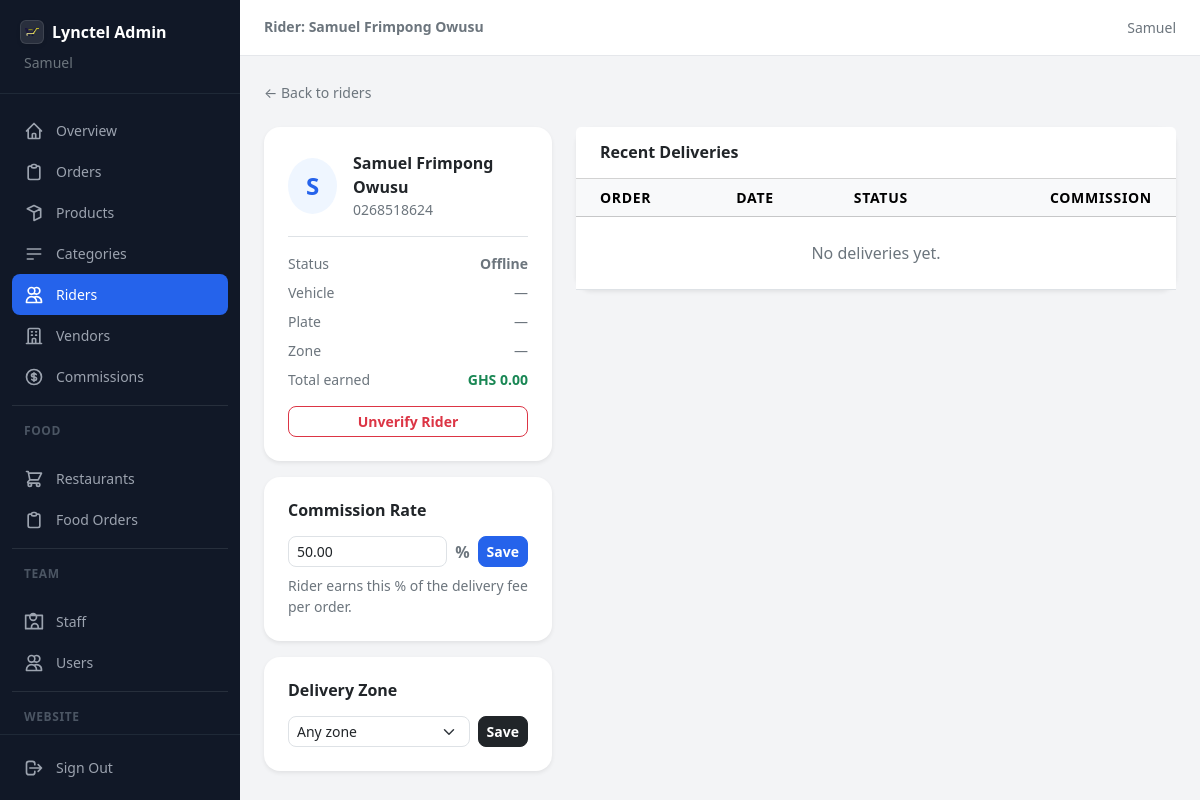
The page /dashboard/riders/1/ (signed in) on the database its author committed.
### ecommerce/models.py (models this page shows, shortened)
class User(AbstractUser):
    class Role(models.TextChoices):
        CUSTOMER = 'customer', _('Customer')
        ADMIN    = 'admin',    _('Admin')
        STAFF    = 'staff',    _('Staff')
        RIDER    = 'rider',    _('Rider')
        VENDOR   = 'vendor',   _('Vendor')
    uuid = models.UUIDField(
        default=uuid.uuid4,
        unique=True,
        editable=False,
        db_index=True,
    )
    role = models.CharField(
        max_length=20,
        choices=Role.choices,
        default=Role.CUSTOMER,
        db_index=True,
    )
    phone_validator = RegexValidator(
        regex=r'^(?:\+233\d{9}|233\d{9}|0\d{9})$',
        message=_(
            "Enter a valid Ghana phone number. "
            "Example: 0558040216 or +233558040216"
        ),
    )
    phone = models.CharField(
        max_length=15,
        unique=True,
        validators=[phone_validator],
        db_index=True,
        blank=True,
        null=True,
    )
    email = models.EmailField(
        unique=True,
        blank=True,
        null=True,
        default=None,
    )
    profile_pic = models.ImageField(
        upload_to='profiles/',
        blank=True,
        null=True,
    )
    address       = models.TextField(blank=True, null=True)
    city          = models.CharField(max_length=100, blank=True, null=True)
    region        = models.CharField(max_length=100, blank=True, null=True)
    country       = models.CharField(max_length=100, default='Ghana')
    date_of_birth = models.DateField(blank=True, null=True)
    bio           = models.TextField(blank=True, null=True)
    is_verified       = models.BooleanField(default=False)
    is_phone_verified = models.BooleanField(default=False)
    is_email_verified = models.BooleanField(default=False)
    created_at = models.DateTimeField(auto_now_add=True)
    updated_at = models.DateTimeField(auto_now=True)
    last_seen  = models.DateTimeField(blank=True, null=True)
    USERNAME_FIELD  = 'phone'
    REQUIRED_FIELDS = ['username']
    objects         = UserManager()
    class Meta:
        ordering = ['-created_at']
        indexes  = [
            models.Index(fields=['role']),
            models.Index(fields=['phone']),
            models.Index(fields=['created_at']),
        ]

### rider/models.py (models this page shows, shortened)
class RiderProfile(models.Model):
    class Status(models.TextChoices):
        AVAILABLE = 'available', 'Available'
        ON_DELIVERY = 'on_delivery', 'On Delivery'
        OFFLINE = 'offline', 'Offline'
    rider = models.OneToOneField(
        settings.AUTH_USER_MODEL,
        on_delete=models.CASCADE,
        related_name='rider_profile'
    )
    vehicle_type = models.CharField(max_length=50, blank=True)
    vehicle_plate = models.CharField(max_length=20, blank=True)
    id_card = models.ImageField(
        upload_to='riders/id_cards/',
        blank=True,
        null=True
    )
    zone = models.ForeignKey(
        'delivery.DeliveryZone',
        on_delete=models.SET_NULL,
        null=True,
        blank=True
    )
    status = models.CharField(
        max_length=15,
        choices=Status.choices,
        default=Status.OFFLINE
    )
    is_verified = models.BooleanField(default=False)
    commission_rate = models.DecimalField(
        max_digits=5,
        decimal_places=2,
        default=50.00,
        help_text="% of delivery fee rider gets"
    )
    current_lat = models.FloatField(null=True, blank=True)
    current_lng = models.FloatField(null=True, blank=True)
    joined_at = models.DateTimeField(auto_now_add=True)
    @property
    def total_earnings(self):
        return self.deliveries.filter(
            status='delivered'
        ).aggregate(
            total=Sum('rider_commission')
        )['total'] or 0

### dashboard/views.py (the view, shortened to what this page needs)
# urls.py: path('riders/<int:pk>/',                    views.rider_detail,           name='rider_detail'),
@admin_required
def rider_detail(request, pk):
    profile    = get_object_or_404(RiderProfile, pk=pk)
    deliveries = Delivery.objects.filter(rider=profile).select_related('order').order_by('-assigned_at')[:20]
    zones = DeliveryZone.objects.filter(is_active=True)
    return render(request, 'dashboard/riders/detail.html', {
        'profile':    profile,
        'deliveries': deliveries,
        'zones':      zones,
    })

### templates/dashboard/riders/detail.html (shortened to what this page needs)
{% extends "dashboard/base.html" %}
{% block page_title_lg %}Rider: {{ profile.rider.get_full_name }}{% endblock %}
{% block content %}
<a href="{% url 'dashboard:rider_list' %}" class="d-inline-flex align-items-center gap-1 small text-secondary link-brand mb-4">← Back to riders</a>
<div class="row g-4">
  <div class="col-lg-4 d-flex flex-column gap-3">
    <div class="card border-0 rounded-2xl shadow-sm">
      <div class="card-body p-4">
        <div class="d-flex align-items-center gap-3 mb-3">
          <div class="rounded-circle bg-brand-light d-flex align-items-center justify-content-center fs-4 fw-bold text-brand" style="width:3.5rem;height:3.5rem;">
            {{ profile.rider.first_name|first|upper }}
          </div>
          <div>
            <p class="fw-bold text-dark mb-0">{{ profile.rider.get_full_name }}</p>
            <p class="small text-secondary mb-0">{{ profile.rider.phone }}</p>
          </div>
        </div>
        <div class="d-flex flex-column gap-2 small text-secondary border-top pt-3">
          <div class="d-flex justify-content-between"><span class="text-secondary">Status</span>
            <span class="fw-semibold {% if profile.status == 'available' %}text-success{% else %}text-secondary{% endif %}">
              {{ profile.get_status_display }}
            </span>
          </div>
          <div class="d-flex justify-content-between"><span class="text-secondary">Vehicle</span><span>{{ profile.vehicle_type|default:"—" }}</span></div>
          <div class="d-flex justify-content-between"><span class="text-secondary">Plate</span><span>{{ profile.vehicle_plate|default:"—" }}</span></div>
          <div class="d-flex justify-content-between"><span class="text-secondary">Zone</span><span>{{ profile.zone.name|default:"—" }}</span></div>
          <div class="d-flex justify-content-between"><span class="text-secondary">Total earned</span>
            <span class="fw-bold text-success">GHS {{ profile.total_earnings|floatformat:2 }}</span>
          </div>
        </div>
        <form method="POST" class="mt-3">
          <button class="btn btn-sm w-100 fw-semibold rounded-3
                         {% if profile.is_verified %}btn-outline-danger{% else %}btn-outline-success{% endif %}">
            {% if profile.is_verified %}Unverify Rider{% else %}Verify Rider ✓{% endif %}
          </button>
        </form>
      </div>
    </div>
    <div class="card border-0 rounded-2xl shadow-sm">
      <div class="card-body p-4">
        <h2 class="fw-bold text-dark fs-6 mb-3">Commission Rate</h2>
        <form method="POST" class="d-flex gap-2">
          <input type="number" name="commission_rate" value="{{ profile.commission_rate }}"
                 min="0" max="100" step="0.5"
                 class="form-control form-control-sm rounded-3"/>
          <span class="d-flex align-items-center text-secondary fw-bold">%</span>
          <button class="btn btn-brand btn-sm fw-semibold rounded-3">
            Save
          </button>
        </form>
        <p class="small text-secondary mt-2 mb-0">Rider earns this % of the delivery fee per order.</p>
      </div>
    </div>
    <div class="card border-0 rounded-2xl shadow-sm">
      <div class="card-body p-4">
        <h2 class="fw-bold text-dark fs-6 mb-3">Delivery Zone</h2>
        <form method="POST" class="d-flex gap-2">
          <select name="zone_id" class="form-select form-select-sm rounded-3">
            <option value="">Any zone</option>
          </select>
          <button class="btn btn-dark btn-sm fw-semibold rounded-3">
            Save
          </button>
        </form>
      </div>
    </div>
  </div>
  <div class="col-lg-8">
    <div class="card border-0 rounded-2xl shadow-sm">
      <div class="card-header bg-white px-4 py-3">
        <h2 class="fw-bold text-dark fs-6 mb-0">Recent Deliveries</h2>
      </div>
      <div class="table-responsive">
        <table class="table table-hover table-sm mb-0 align-middle">
          <thead class="table-light">
            <tr class="small text-secondary text-uppercase tracking-wide">
              <th class="px-4 py-2">Order</th>
              <th class="px-4 py-2">Date</th>
              <th class="px-4 py-2">Status</th>
              <th class="px-4 py-2 text-end">Commission</th>
            </tr>
          </thead>
          <tbody>
            {% for delivery in deliveries %}
            <tr>
              <td class="px-4 py-2 fw-bold text-brand">{{ delivery.order.order_ref }}</td>
              <td class="px-4 py-2 text-secondary">{{ delivery.assigned_at|date:"M d, Y" }}</td>
              <td class="px-4 py-2">
                <span class="badge rounded-pill
                             {% if delivery.status == 'delivered' %}text-bg-success
                             {% elif delivery.status == 'en_route' %}text-bg-primary
                             {% else %}text-bg-secondary{% endif %}">
                  {{ delivery.get_status_display }}
                </span>
              </td>
              <td class="px-4 py-2 text-end fw-bold text-success">GHS {{ delivery.rider_commission }}</td>
            </tr>
            {% empty %}
            <tr><td colspan="4" class="px-4 py-4 text-center text-secondary">No deliveries yet.</td></tr>
            {% endfor %}
          </tbody>
        </table>
      </div>
    </div>
  </div>
</div>
{% endblock %}

### templates/dashboard/base.html (shortened to what this page needs)
<!DOCTYPE html>
<html lang="en">
<head>
  {% load static %}
  <link href="https://cdn.jsdelivr.net/npm/bootstrap@5.3.3/dist/css/bootstrap.min.css" rel="stylesheet"/>
  <link rel="stylesheet" href="{% static 'css/dashboard-admin.css' %}"/>
</head>
<body class="bg-body-tertiary">
<div class="dash-sidebar" id="sidebar">
  <div class="dash-sidebar-header">
    <a href="{% url 'dashboard:home' %}" class="d-flex align-items-center gap-2 text-decoration-none fw-bold fs-6">
      <img src="{% static 'logo.png' %}"
           alt="Lynctel Logo"
           class="icon-6 rounded object-fit-contain bg-white bg-opacity-10 border border-white border-opacity-10 p-1 shadow-sm">
      <span class="text-white">Lynctel Admin</span>
    </a>
    <p class="small text-secondary mt-2 mb-0 ps-1">{{ request.user.get_full_name }}</p>
  </div>
  <nav class="dash-sidebar-nav">
    {% with request.resolver_match.url_name as url_name %}
    <a href="{% url 'dashboard:home' %}"
       class="dash-nav-link {% if url_name == 'home' %}active{% endif %}">
      <svg class="icon-5" fill="none" stroke="currentColor" viewBox="0 0 24 24">
        <path stroke-linecap="round" stroke-linejoin="round" stroke-width="2"
              d="M3 12l2-2m0 0l7-7 7 7M5 10v10a1 1 0 001 1h3m10-11l2 2m-2-2v10a1 1 0 01-1 1h-3m-6 0a1 1 0 001-1v-4a1 1 0 011-1h2a1 1 0 011 1v4a1 1 0 001 1m-6 0h6"/>
      </svg>
      Overview
    </a>
    <a href="{% url 'dashboard:order_list' %}"
       class="dash-nav-link {% if 'order' in url_name and 'food' not in url_name %}active{% endif %}">
      <svg class="icon-5" fill="none" stroke="currentColor" viewBox="0 0 24 24">
        <path stroke-linecap="round" stroke-linejoin="round" stroke-width="2"
              d="M9 5H7a2 2 0 00-2 2v12a2 2 0 002 2h10a2 2 0 002-2V7a2 2 0 00-2-2h-2M9 5a2 2 0 002 2h2a2 2 0 002-2M9 5a2 2 0 012-2h2a2 2 0 012 2"/>
      </svg>
      Orders
    </a>
    <a href="{% url 'dashboard:product_list' %}"
       class="dash-nav-link {% if 'product' in url_name %}active{% endif %}">
      <svg class="icon-5" fill="none" stroke="currentColor" viewBox="0 0 24 24">
        <path stroke-linecap="round" stroke-linejoin="round" stroke-width="2"
              d="M20 7l-8-4-8 4m16 0l-8 4m8-4v10l-8 4m0-10L4 7m8 4v10"/>
      </svg>
      Products
    </a>
    <a href="{% url 'dashboard:category_list' %}"
       class="dash-nav-link {% if 'category' in url_name %}active{% endif %}">
      <svg class="icon-5" fill="none" stroke="currentColor" viewBox="0 0 24 24">
        <path stroke-linecap="round" stroke-linejoin="round" stroke-width="2" d="M4 6h16M4 12h16M4 18h7"/>
      </svg>
      Categories
    </a>
    <a href="{% url 'dashboard:rider_list' %}"
       class="dash-nav-link {% if 'rider' in url_name %}active{% endif %}">
      <svg class="icon-5" fill="none" stroke="currentColor" viewBox="0 0 24 24">
        <path stroke-linecap="round" stroke-linejoin="round" stroke-width="2"
              d="M12 4.354a4 4 0 110 5.292M15 21H3v-1a6 6 0 0112 0v1zm0 0h6v-1a6 6 0 00-9-5.197M13 7a4 4 0 11-8 0 4 4 0 018 0z"/>
      </svg>
      Riders
    </a>
    <a href="{% url 'dashboard:vendor_list' %}"
       class="dash-nav-link {% if 'vendor' in url_name and 'food' not in url_name and 'commission' not in url_name %}active{% endif %}">
      <svg class="icon-5" fill="none" stroke="currentColor" viewBox="0 0 24 24">
        <path stroke-linecap="round" stroke-linejoin="round" stroke-width="2"
              d="M19 21V5a2 2 0 00-2-2H7a2 2 0 00-2 2v16m14 0h2m-2 0h-5m-9 0H3m2 0h5M9 7h1m-1 4h1m4-4h1m-1 4h1m-5 10v-5a1 1 0 011-1h2a1 1 0 011 1v5m-4 0h4"/>
      </svg>
      Vendors
    </a>
    <a href="{% url 'dashboard:commission_overview' %}"
       class="dash-nav-link {% if 'commission' in url_name %}active{% endif %}">
      Commissions
    </a>
    <hr class="border-secondary my-2 opacity-25"/>
    <p class="dash-nav-section">Food</p>
    <a href="{% url 'dashboard:food_vendor_list' %}"
       class="dash-nav-link {% if 'food_vendor' in url_name %}active{% endif %}">
      <svg class="icon-5" fill="none" stroke="currentColor" viewBox="0 0 24 24">
        <path stroke-linecap="round" stroke-linejoin="round" stroke-width="2"
              d="M3 3h2l.4 2M7 13h10l4-8H5.4M7 13L5.4 5M7 13l-2.293 2.293c-.63.63-.184 1.707.707 1.707H17m0 0a2 2 0 100 4 2 2 0 000-4zm-8 2a2 2 0 11-4 0 2 2 0 014 0z"/>
      </svg>
      Restaurants
    </a>
    <a href="{% url 'dashboard:food_orders' %}"
       class="dash-nav-link {% if 'food_orders' in url_name %}active{% endif %}">
      <svg class="icon-5" fill="none" stroke="currentColor" viewBox="0 0 24 24">
        <path stroke-linecap="round" stroke-linejoin="round" stroke-width="2"
              d="M9 5H7a2 2 0 00-2 2v12a2 2 0 002 2h10a2 2 0 002-2V7a2 2 0 00-2-2h-2M9 5a2 2 0 002 2h2a2 2 0 002-2M9 5a2 2 0 012-2h2a2 2 0 012 2"/>
      </svg>
      Food Orders
    </a>
    <hr class="border-secondary my-2 opacity-25"/>
    <p class="dash-nav-section">Team</p>
    <a href="{% url 'dashboard:staff_list' %}"
       class="dash-nav-link {% if 'staff' in url_name %}active{% endif %}">
      <svg class="icon-5" fill="none" stroke="currentColor" viewBox="0 0 24 24">
        <path stroke-linecap="round" stroke-linejoin="round" stroke-width="2"
              d="M17 20h5V4H2v16h5m10 0v-2a4 4 0 00-8 0v2m8 0H7m4-10a4 4 0 110-8 4 4 0 010 8z"/>
      </svg>
      Staff
    </a>
    <a href="{% url 'dashboard:user_list' %}"
       class="dash-nav-link {% if 'user' in url_name %}active{% endif %}">
      <svg class="icon-5" fill="none" stroke="currentColor" viewBox="0 0 24 24">
        <path stroke-linecap="round" stroke-linejoin="round" stroke-width="2"
              d="M12 4.354a4 4 0 110 5.292M15 21H3v-1a6 6 0 0112 0v1zm0 0h6v-1a6 6 0 00-9-5.197M13 7a4 4 0 11-8 0 4 4 0 018 0z"/>
      </svg>
      Users
    </a>
    <hr class="border-secondary my-2 opacity-25"/>
    <p class="dash-nav-section">Website</p>
    {% endwith %}
  </nav>
  <div class="dash-sidebar-footer">
    <a href="{% url 'accounts:logout' %}" class="dash-nav-link text-danger-hover">
      <svg class="icon-5" fill="none" stroke="currentColor" viewBox="0 0 24 24">
        <path stroke-linecap="round" stroke-linejoin="round" stroke-width="2"
              d="M17 16l4-4m0 0l-4-4m4 4H7m6 4v1a3 3 0 01-3 3H6a3 3 0 01-3-3V7a3 3 0 013-3h4a3 3 0 013 3v1"/>
      </svg>
      Sign Out
    </a>
  </div>
</div>
<div class="dash-content-area">
  <header class="dash-topbar">
    <h1 class="small fw-semibold text-secondary mb-0 d-none d-lg-block">{% block page_title_lg %}{% endblock %}</h1>
    <span class="small text-secondary d-none d-md-block">{{ request.user.get_full_name|default:request.user.phone }}</span>
  </header>
  <main class="dash-main">
    {% block content %}{% endblock %}
  </main>
</div>
</body>
</html>

### rows shown on the page
User: user.get_full_name "Samuel"
RiderProfile: rider.get_full_name "Samuel Frimpong Owusu", rider.first_name|first "S", rider.phone "0268518624", status "Offline", vehicle_type "—", vehicle_plate "—", zone.name "—", total_earnings "0.00", commission_rate "50.00"
